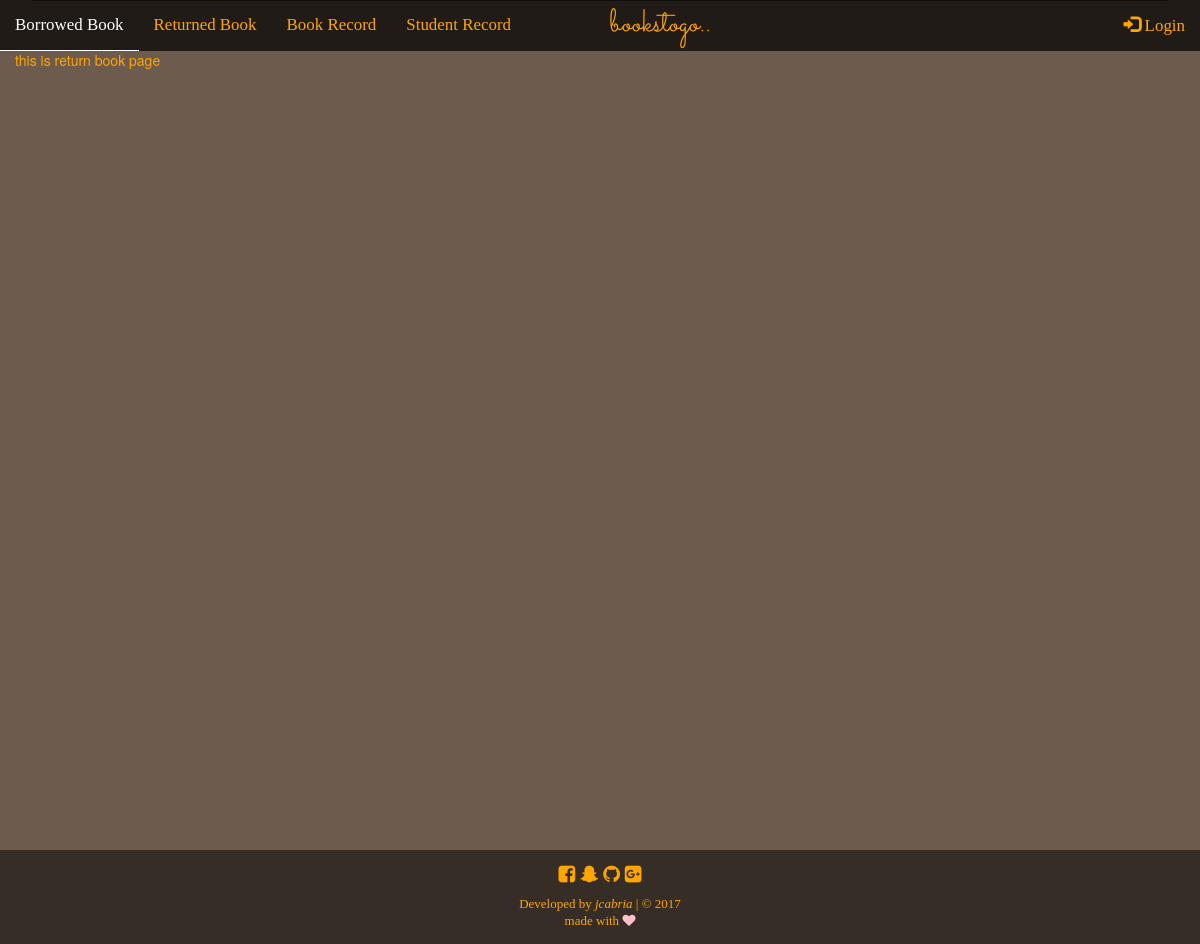
The page /return_book.php on the database as committed earlier.
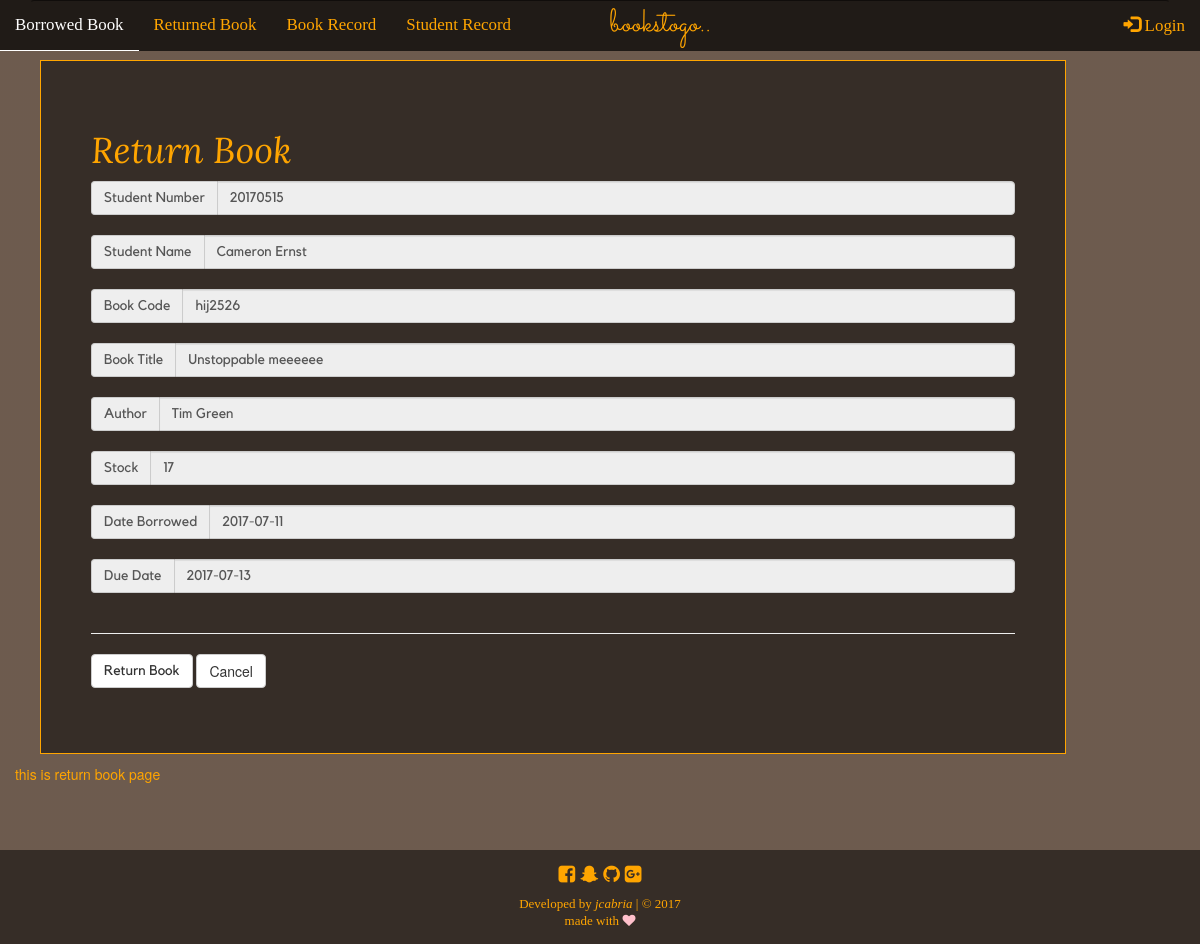
The same page on the database as committed later.
### tables this page shows
CREATE TABLE `students_record` (
  `id` int(11) NOT NULL,
  `student_number` int(8) NOT NULL,
  `student_name` varchar(255) NOT NULL,
  `grade_level` varchar(255) NOT NULL
);

CREATE TABLE `books_record` (
  `id` int(11) NOT NULL,
  `book_code` varchar(11) NOT NULL,
  `book_title` varchar(255) NOT NULL,
  `author` varchar(255) NOT NULL,
  `category` varchar(255) NOT NULL,
  `stocks` int(11) NOT NULL
);

CREATE TABLE `borrowed_trans` (
  `id` int(11) NOT NULL,
  `student_number_id` int(11) NOT NULL,
  `book_record_id` int(11) NOT NULL,
  `date_borrowed` date NOT NULL DEFAULT '0000-00-00',
  `due_date` date NOT NULL DEFAULT '0000-00-00'
);

### return_book.php (the view, shortened to what this page needs)
<?php
	function display_content() {
		require_once('connection.php');
		$sql = "SELECT sr.student_number,sr.student_name,br.book_code,br.book_title,br.author,br.stocks,bt.date_borrowed,bt.due_date,br.id,bt.id bt_id FROM borrowed_trans bt JOIN students_record sr ON bt.student_number_id = sr.student_number JOIN books_record br ON bt.book_record_id=br.id ";
		$result = mysqli_query($conn,$sql);
		if (mysqli_num_rows($result)>0) {
			while ($row=mysqli_fetch_assoc($result)) {
				extract($row);
			}
			echo "
			<div class='container-fluid'>
				<div class='container-fluid rtn-div'>
					<h1>Return Book</h1>
					<form method='POST' action=''>
						<div class='input-group'>
							<span class='input-group-addon'>
								Student Number
							</span>
							<input type='text' class='form-control' name='stud_num' value='$student_number' readonly>
						</div>
						<br>
						<div class='input-group'>
							<span class='input-group-addon'>
								Student Name
							</span>
							<input type='text' class='form-control' name='stud_name' value='$student_name' readonly>
						</div>
						<br>
						<div class='input-group'>
							<span class='input-group-addon'>
								Book Code
							</span>
							<input type='text' class='form-control' name='book_code' value='$book_code' readonly>
						</div>
						<br>
						<div class='input-group'>
							<span class='input-group-addon'>
								Book Title
							</span>
							<input type='text' class='form-control' name='book_title' value='$book_title' readonly>
						</div>
						<br>
						<div class='input-group'>
							<span class='input-group-addon'>
								Author
							</span>
							<input type='text' class='form-control' name='author' value='$author' readonly>
						</div>
						<br>
						<div class='input-group'>
							<span class='input-group-addon'>
								Stock
							</span>
							<input type='text' class='form-control' name='stock' value='$stocks' readonly>
						</div>
						<br>
						<div class='input-group'>
							<span class='input-group-addon'>
								Date Borrowed
							</span>
							<input type='text' class='form-control' name='date_borrowed' value='$date_borrowed' readonly>
						</div>
						<br>
						<div class='input-group'>
							<span class='input-group-addon'>
								Due Date
							</span>
							<input type='text' class='form-control' name='due_date' value='$due_date' readonly>
						</div>
						<br>
						<hr>
						<div class='form-group'>
							<input type='submit' class='btn btn-default' name='return_btn' value='Return Book'>
							<a href='transaction.php' class='btn btn-default'> Cancel</a>
						</div>
					</form>
				</div>
			</div>";
		}
		echo "this is return book page";
	}
	require_once('template.php');
 ?>

Rows that differ between the two databases and show on the page:
now on this page (row unchanged): students_record: stud_num "20170515", stud_name "Cameron Ernst"
now on this page (row edited): books_record: book_code "hij2526", book_title "Unstoppable meeeeee", author "Tim Green", stock "17"
added borrowed_trans: date_borrowed "2017-07-11", due_date "2017-07-13"
Other text that changed with them:
form field return_btn: (not shown) → "Return Book"
text now shown: "Return Book Student Number Student Name Book Code Book Title Author Stock Date Borrowed Due Date Cancel"
